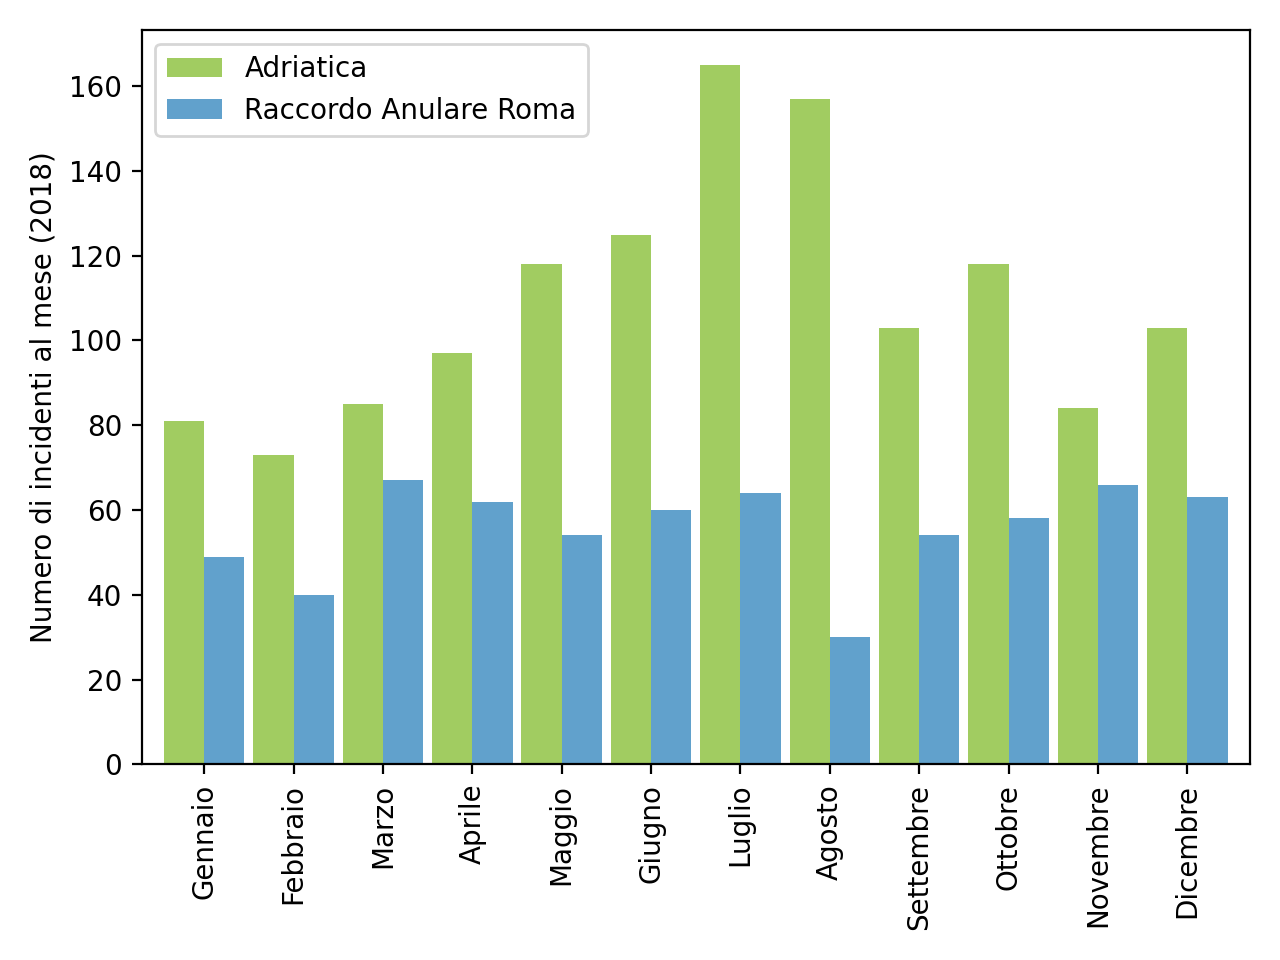

The Python source for this figure:

import pandas as pd
import matplotlib.pyplot as plt

data = pd.read_csv("dataset/incidenti/aci/autostrade/mesi_2018.csv")

def get_sum_fields(data : pd.DataFrame, select_field : str, field_to_sum : str) -> pd.Series: 
    res = {}
    for field in data[select_field].unique(): 
        res[field] = sum(data[data[select_field] == field][field_to_sum])

    return pd.Series(res)

def sum_columns(data : pd.DataFrame, normalize = False) -> pd.Series: 
    res = {}
    for col in data.columns: 
        res[col] = sum(data[col])

    res = pd.Series(res).transpose()

    if normalize: 
        res = res / sum(res)

    return res

mesi = ['Gennaio', 'Febbraio', 'Marzo', 'Aprile', 'Maggio', 'Giugno', 'Luglio', 'Agosto', 'Settembre', 'Ottobre', 'Novembre', 'Dicembre'] 


raccordo = data[data['CODICE'] == 'AA09001']
adriatica = data[data['CODICE'] == 'SS01601']

adriatica = sum_columns(adriatica[mesi])
raccordo = sum_columns(raccordo[mesi])

df = pd.DataFrame([adriatica, raccordo], ['Adriatica', 'Raccordo Anulare Roma']).transpose()

df.plot.bar(width=0.9, color=['#a1cc61', '#61a1cc'])
plt.ylabel("Numero di incidenti al mese (2018)")
plt.tight_layout()
# plt.savefig("milano_adriatica_2014")
plt.show()
